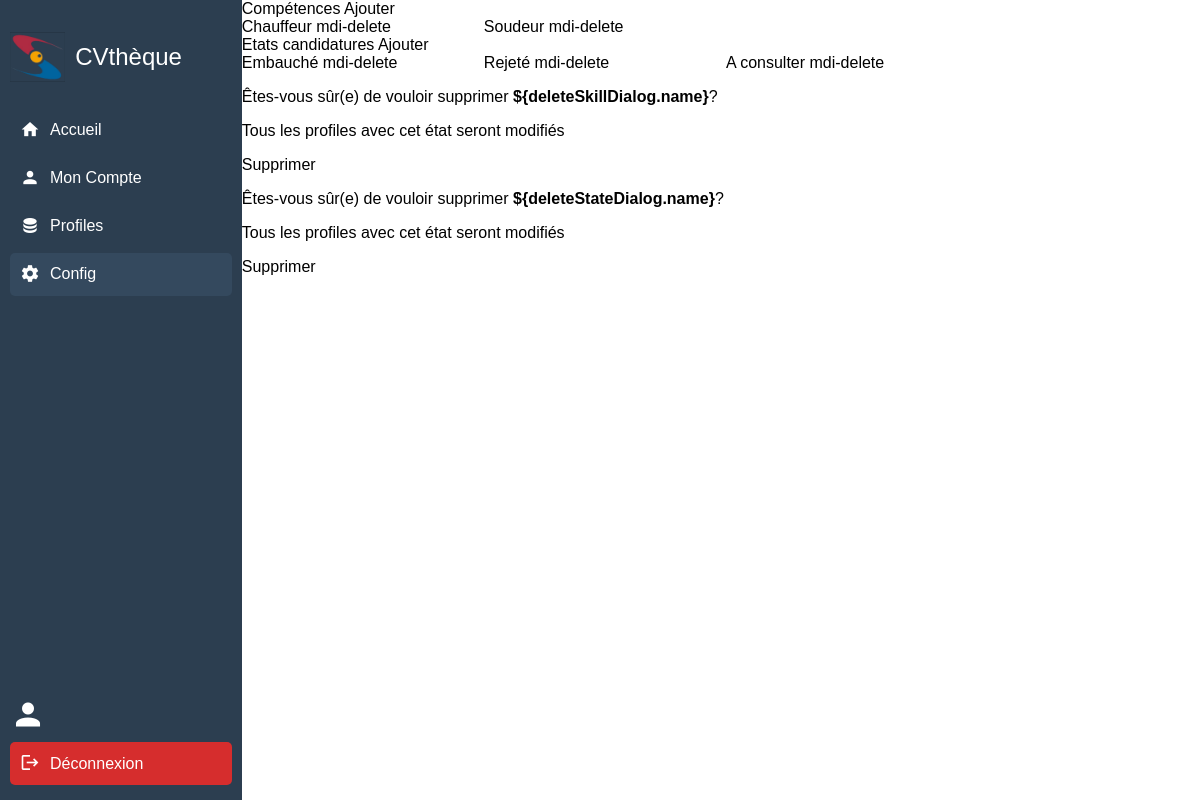
The app's page /config/ with its own data.
### config/models.py (models this page shows, shortened)
class Skill(models.Model):
    name = models.CharField(max_length=100)
    def __str__(self):
        return f"Skill [name: {self.name}]"

class State(models.Model):
    name = models.CharField(max_length=100)

### config/views.py (the view)
# urls.py: path('config/', config_view, name='config'),
def config_view(request):
    if request.method == 'GET':
        skills = Skill.objects.all()
        states = State.objects.all()
        create_form = SkillForm()
        delete_form = SkillDeleteForm()
        return render(
            request,
            'config.html',
            {'skills': skills, 'states': states,
                'create_form': create_form, 'delete_form': delete_form}
        )

### accounts/templatetags/auth_extras.py (called while the page is built)
@register.filter(name='has_groups')
def has_groups(user, group_names):
    if isinstance(group_names, str):
        group_names = group_names.split(',')
    return user.groups.filter(name__in=group_names).exists() or user.is_superuser

### config/templates/config.html (shortened to what this page needs)
{% extends 'baseV3.html' %}
{% load auth_extras %}
{% block content %}
<!DOCTYPE html>
<html lang="en">
<head>
</head>
<body>
    <div id="app" style="width: 100%;">
        <v-app>
            <v-main>
                <v-container class="bg-yelloww">
                    <v-card flat>
                        <v-card-title class="bg-redd text-h4 pa-5">
                            Compétences
                        </v-card-title>
                        <v-card-actions>
                            <v-form method="POST" action="{% url 'create_skill' %}" style="width: 100%;">
                                <v-row>
                                    <v-col cols="3">
                                        <v-btn class="text-none mb-4 right" color="blue" type="submit" size="x-large"
                                            variant="flat" block>
                                            Ajouter
                                        </v-btn>
                                    </v-col>
                                </v-row>
                            </v-form>
                        </v-card-actions>
                        <v-card-text>
                            <v-row class="bg-greenn items-grid">
                                {% for skill in skills %}
                                <v-card class="bg-grey-lighten-4">
                                    <v-row>
                                        <v-col cols="9" class="bg-bluee">
                                            <v-card-title>
                                                {{skill.name}}
                                            </v-card-title>
                                        </v-col>
                                        <v-col cols="3" class="bg-redd">
                                            <v-card-actions>
                                                <v-icon size="24" color="grey-darken-3"
                                                    @click="deleteSkill({{skill.id}}, '{{skill.name}}')">
                                                    mdi-delete </v-icon>
                                            </v-card-actions>
                                        </v-col>
                                    </v-row>
                                </v-card>
                                {% endfor %}
                            </v-row>
                        </v-card-text>
                    </v-card>
                    <v-card flat>
                        <v-card-title class="bg-redd text-h4 pa-5">
                            Etats candidatures
                        </v-card-title>
                        <v-card-actions>
                            <v-form method="POST" action="{% url 'create_state' %}" style="width: 100%;">
                                <v-row>
                                    <v-col cols="3">
                                        <v-btn class="text-none mb-4 right" color="blue" type="submit" size="x-large"
                                            variant="flat" block>
                                            Ajouter
                                        </v-btn>
                                    </v-col>
                                </v-row>
                            </v-form>
                        </v-card-actions>
                        <v-card-text>
                            <v-row class="bg-greenn items-grid">
                                {% for state in states %}
                                <v-card class="bg-grey-lighten-4">
                                    <v-row>
                                        <v-col cols="9" class="bg-bluee">
                                            <v-card-title>
                                                {{state.name}}
                                            </v-card-title>
                                        </v-col>
                                        <v-col cols="3" class="bg-redd">
                                            <v-card-actions>
                                                <v-icon size="24" color="grey-darken-3"
                                                    @click="deleteState({{state.id}}, '{{state.name}}')">
                                                    mdi-delete </v-icon>
                                            </v-card-actions>
                                        </v-col>
                                    </v-row>
                                </v-card>
                                {% endfor %}
                            </v-row>
                        </v-card-text>
                    </v-card>
                </v-container>
                <v-dialog v-model="deleteSkillDialog.open" style="width: 50%;">
                    <v-card class="bg-greenn">
                        <v-card-text class="text-h6">
                            <p>Êtes-vous sûr(e) de vouloir supprimer <strong
                                    id="skill-name">${deleteSkillDialog.name}</strong>?</p>
                            <p>Tous les profiles avec cet état seront modifiés</p>
                        </v-card-text>
                        <v-card-actions>
                            <form method="post" action="{% url 'delete_skill' %}" class="w-100">
                                <div>
                                    <v-btn class="text-none mb-4 " color="red" type="submit" size="x-large"
                                        variant="flat" block>
                                        Supprimer
                                    </v-btn>
                                </div>
                            </form>
                        </v-card-actions>
                    </v-card>
                </v-dialog>
                <v-dialog v-model="deleteStateDialog.open" style="width: 50%;">
                    <v-card class="bg-greenn">
                        <v-card-text class="text-h6">
                            <p>Êtes-vous sûr(e) de vouloir supprimer <strong
                                    id="skill-name">${deleteStateDialog.name}</strong>?</p>
                            <p>Tous les profiles avec cet état seront modifiés</p>
                        </v-card-text>
                        <v-card-actions>
                            <form method="post" action="{% url 'delete_state' %}" class="w-100">
                                <div>
                                    <v-btn class="text-none mb-4 " color="red" type="submit" size="x-large"
                                        variant="flat" block>
                                        Supprimer
                                    </v-btn>
                                </div>
                            </form>
                        </v-card-actions>
                    </v-card>
                </v-dialog>
            </v-main>
        </v-app>
    </div>
</body>
{% endblock %}

### profiles/templates/baseV3.html (style rules this page uses)
body, html { margin: 0; padding: 0; font-family: Arial, sans-serif; height: 100%; }

### config/templates/config.html (style rules this page uses)
.items-grid { display: grid; grid-template-columns: repeat(4, 1fr); gap: 10px; }

### records on screen
Skill: name "Chauffeur"
Skill: name "Soudeur"
State: name "Embauché"
State: name "Rejeté"
State: name "A consulter"
